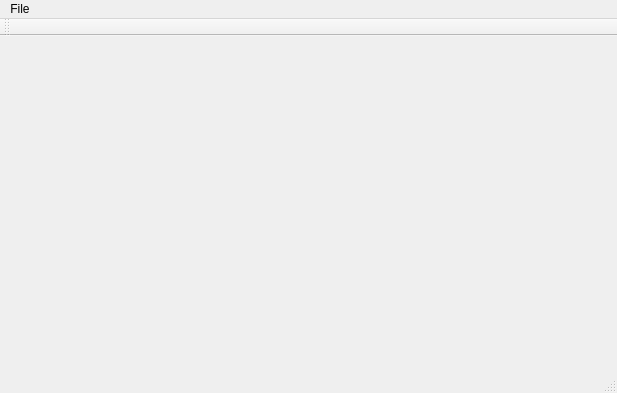
<?xml version="1.0" encoding="UTF-8"?>
<ui version="4.0">
 <class>MainWindow</class>
 <widget class="QMainWindow" name="MainWindow">
  <property name="geometry">
   <rect>
    <x>0</x>
    <y>0</y>
    <width>617</width>
    <height>393</height>
   </rect>
  </property>
  <property name="sizePolicy">
   <sizepolicy hsizetype="Expanding" vsizetype="Expanding">
    <horstretch>0</horstretch>
    <verstretch>0</verstretch>
   </sizepolicy>
  </property>
  <widget class="QWidget" name="centralWidget"/>
  <widget class="QMenuBar" name="menuBar">
   <property name="geometry">
    <rect>
     <x>0</x>
     <y>0</y>
     <width>617</width>
     <height>21</height>
    </rect>
   </property>
   <widget class="QMenu" name="menuFile">
    <property name="title">
     <string>File</string>
    </property>
    <addaction name="actionAdd_Torrent"/>
   </widget>
   <addaction name="menuFile"/>
  </widget>
  <widget class="QToolBar" name="mainToolBar">
   <attribute name="toolBarArea">
    <enum>TopToolBarArea</enum>
   </attribute>
   <attribute name="toolBarBreak">
    <bool>false</bool>
   </attribute>
  </widget>
  <widget class="QStatusBar" name="statusBar"/>
  <action name="actionAdd_Torrent">
   <property name="text">
    <string>Add Torrent</string>
   </property>
  </action>
 </widget>
 <layoutdefault spacing="6" margin="11"/>
 <resources/>
 <connections/>
</ui>
